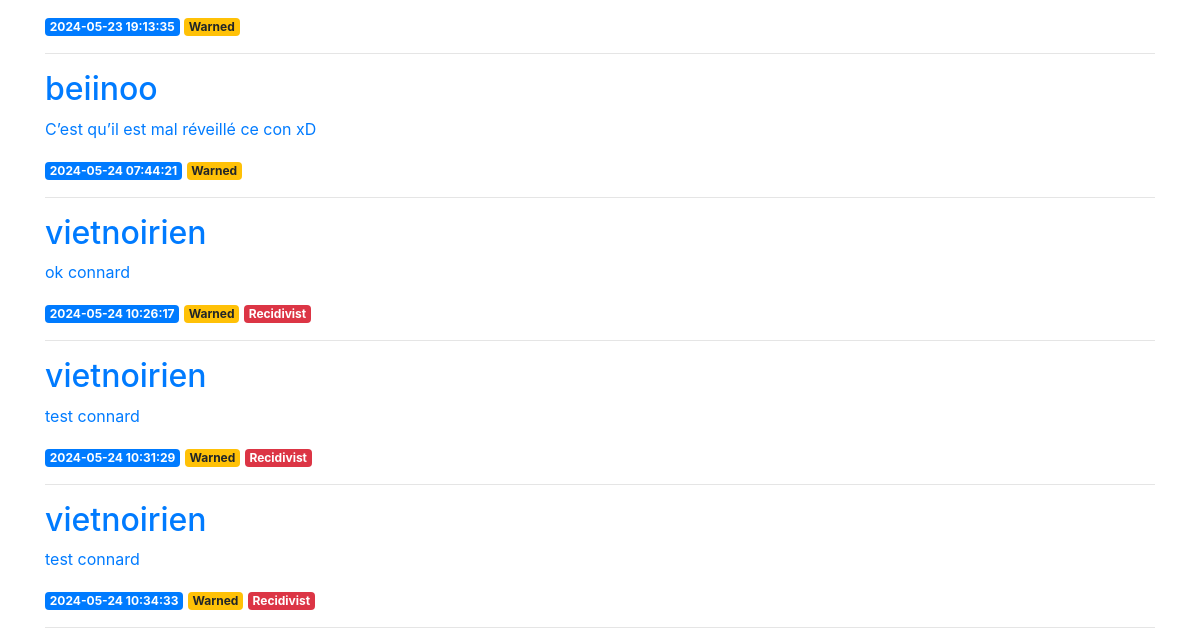
Before: / (lower part) with the older database file.
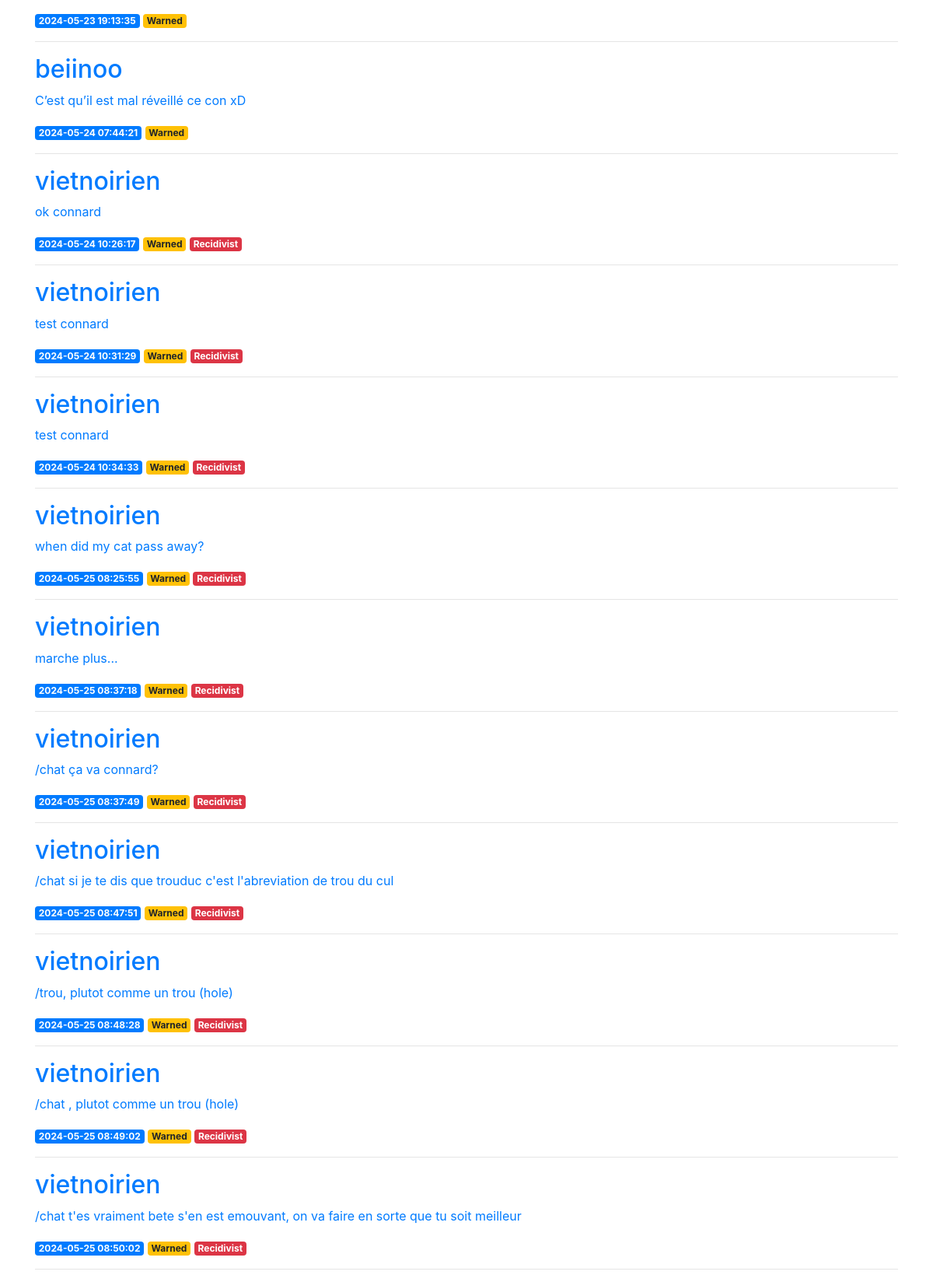
After: the same page with the newer database file.
### tables this page shows
CREATE TABLE posts (
    id INTEGER PRIMARY KEY AUTOINCREMENT,
    created TIMESTAMP NOT NULL DEFAULT CURRENT_TIMESTAMP,
    author TEXT NOT NULL,
    message TEXT NOT NULL,
    moderation TEXT NOT NULL
);

### project.py (the view)
@app.route('/')
@template_utils
def index(utils):
    posts = get_posts()
    return render_template('index.html', posts=posts, **utils)

### project.py (called while the page is built)
def get_db_connection():
    conn = sqlite3.connect("database.db")
    conn.row_factory = sqlite3.Row
    return conn

def get_posts():
    conn = get_db_connection()
    posts = conn.execute("SELECT * FROM posts").fetchall()
    conn.close()
    return posts

def number_of_messages(username):
    username = str(username)
    conn = get_db_connection()
    cursor = conn.execute("SELECT COUNT(*) FROM posts WHERE author = ?", (username,))
    number = cursor.fetchone()[0]
    conn.close()
    return number

def get_user_id(username):
    username = str(username)
    conn = get_db_connection()
    cursor = conn.execute("SELECT id FROM users WHERE username = ?", (username,))
    user = cursor.fetchone()
    if user is None:
        conn.execute("INSERT INTO users (username) VALUES (?)", (username,))
        cursor = conn.execute("SELECT id FROM users WHERE username = ?", (username,))
        user = cursor.fetchone()
    conn.commit()
    conn.close()
    if user is not None:
        user_id = user[0]
    return user_id

def flagged(user_id):
    user_id = str(user_id)
    conn = get_db_connection()
    cursor = conn.execute("SELECT is_warned FROM users WHERE id = ?", (user_id,))
    result = cursor.fetchone()
    conn.close()
    if result is None:
        return None
    is_warned = result[0]
    return True if is_warned == 1 else False

def template_utils(func):
    @wraps(func)
    def wrapper(*args, **kwargs):
        template_utils = {
            'get_user': get_user_id,
            'flagged': flagged,
            'number_of_messages': number_of_messages,
        }
        kwargs['utils'] = template_utils
        return func(*args, **kwargs)
    return wrapper

### templates/index.html (shortened to what this page needs)
{% extends 'base.html' %}
{% block content %}
    {% for post in posts %}
        <a href="{{ url_for('users', username=post['author']) }}">
            <h2>{{ post['author'] }}</h2>
        </a>
        <a href="{{ url_for('post', post_id=post['id']) }}">
            <p>{{ post['message'] }}</p>
        </a>
        <span class="badge badge-primary">{{ post['created'] }}</span>
        {% set user_id = get_user(post['author']) %}
        {% if flagged(user_id) %}
            <span class="badge badge-warning">Warned</span>
            {% if number_of_messages(post['author']) > 2 %}
                <span class="badge badge-danger">Recidivist</span>
            {% endif %}
        {% endif %}
        <hr>
    {% endfor %}
{% endblock %}

### templates/base.html (shortened to what this page needs)
<!doctype html>
<html lang="en">
  <head>
    <link rel="stylesheet" href="https://stackpath.bootstrapcdn.com/bootstrap/4.3.1/css/bootstrap.min.css">
  </head>
  <body>
    <div class="container">
        {% block content %} {% endblock %}
    </div>
  </body>
</html>

Changed rows visible on the page:
added posts: author "vietnoirien", message "when did my cat pass away?", created "2024-05-25 08:25:55", shows "Recidivist"
added posts: author "vietnoirien", message "marche plus...", created "2024-05-25 08:37:18", shows "Recidivist"
added posts: author "vietnoirien", message "/chat ça va connard?", created "2024-05-25 08:37:49", shows "Recidivist"
added posts: author "vietnoirien", message "/chat si je te dis que trouduc c'est l'abreviation de trou du cul", created "2024-05-25 08:47:51", shows "Recidivist"
added posts: author "vietnoirien", message "/trou, plutot comme un trou (hole)", created "2024-05-25 08:48:28", shows "Recidivist"
added posts: author "vietnoirien", message "/chat , plutot comme un trou (hole)", created "2024-05-25 08:49:02", shows "Recidivist"
added posts: author "vietnoirien", message "/chat t'es vraiment bete s'en est emouvant, on va faire en sorte que tu soit meilleur", created "2024-05-25 08:50:02", shows "Recidivist"
